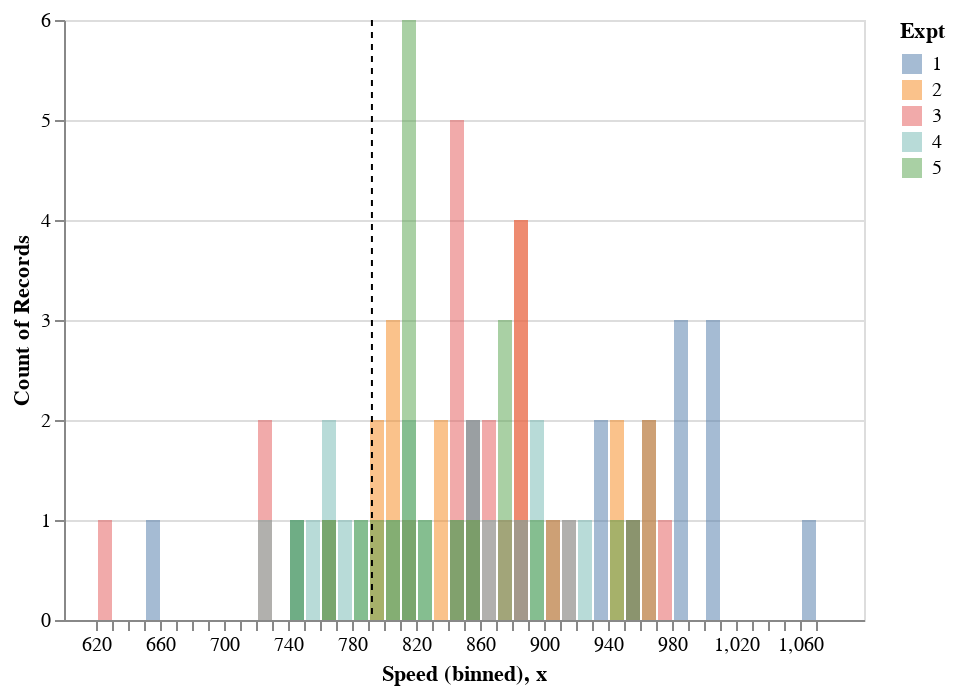

Notebook code cell kept with this figure:
### Code cell
glue('final_plot_categorical', final_plot_categorical, display=True)

### Figure 1 — Vega-Lite specification as saved in the notebook (floating-point values rounded to 4 significant figures)
{"config": {"view": {"continuousWidth": 400, "continuousHeight": 300}}, "layer": [{"data": {"name": "data-9505d6e8ffc0fbd66f1f70f18ab69d65"}, "mark": {"type": "bar", "opacity": 0.5}, "encoding": {"color": {"field": "Expt", "type": "nominal"}, "x": {"bin": {"maxbins": 50}, "field": "Speed", "type": "quantitative"}, "y": {"aggregate": "count", "stack": false, "type": "quantitative"}}}, {"data": {"name": "data-623ad424afb61a0fae69b38cf4c35612"}, "mark": {"type": "rule", "size": 1, "strokeDash": [3, 3]}, "encoding": {"x": {"field": "x", "type": "quantitative"}}}], "$schema": "https://vega.github.io/schema/vega-lite/v4.17.0.json", "datasets": {"data-9505d6e8ffc0fbd66f1f70f18ab69d65": [{"Expt": 1, "Run": 1, "Speed": 850}, {"Expt": 1, "Run": 2, "Speed": 740}, {"Expt": 1, "Run": 3, "Speed": 900}, {"Expt": 1, "Run": 4, "Speed": 1070}, {"Expt": 1, "Run": 5, "Speed": 930}, {"Expt": 1, "Run": 6, "Speed": 850}, {"Expt": 1, "Run": 7, "Speed": 950}, {"Expt": 1, "Run": 8, "Speed": 980}, {"Expt": 1, "Run": 9, "Speed": 980}, {"Expt": 1, "Run": 10, "Speed": 880}, {"Expt": 1, "Run": 11, "Speed": 1000}, {"Expt": 1, "Run": 12, "Speed": 980}, {"Expt": 1, "Run": 13, "Speed": 930}, {"Expt": 1, "Run": 14, "Speed": 650}, {"Expt": 1, "Run": 15, "Speed": 760}, {"Expt": 1, "Run": 16, "Speed": 810}, {"Expt": 1, "Run": 17, "Speed": 1000}, {"Expt": 1, "Run": 18, "Speed": 1000}, {"Expt": 1, "Run": 19, "Speed": 960}, {"Expt": 1, "Run": 20, "Speed": 960}, {"Expt": 2, "Run": 1, "Speed": 960}, {"Expt": 2, "Run": 2, "Speed": 940}, {"Expt": 2, "Run": 3, "Speed": 960}, {"Expt": 2, "Run": 4, "Speed": 940}, {"Expt": 2, "Run": 5, "Speed": 880}, {"Expt": 2, "Run": 6, "Speed": 800}, {"Expt": 2, "Run": 7, "Speed": 850}, {"Expt": 2, "Run": 8, "Speed": 880}, {"Expt": 2, "Run": 9, "Speed": 900}, {"Expt": 2, "Run": 10, "Speed": 840}, {"Expt": 2, "Run": 11, "Speed": 830}, {"Expt": 2, "Run": 12, "Speed": 790}, {"Expt": 2, "Run": 13, "Speed": 810}, {"Expt": 2, "Run": 14, "Speed": 880}, {"Expt": 2, "Run": 15, "Speed": 880}, {"Expt": 2, "Run": 16, "Speed": 830}, {"Expt": 2, "Run": 17, "Speed": 800}, {"Expt": 2, "Run": 18, "Speed": 790}, {"Expt": 2, "Run": 19, "Speed": 760}, {"Expt": 2, "Run": 20, "Speed": 800}, {"Expt": 3, "Run": 1, "Speed": 880}, {"Expt": 3, "Run": 2, "Speed": 880}, {"Expt": 3, "Run": 3, "Speed": 880}, {"Expt": 3, "Run": 4, "Speed": 860}, {"Expt": 3, "Run": 5, "Speed": 720}, {"Expt": 3, "Run": 6, "Speed": 720}, {"Expt": 3, "Run": 7, "Speed": 620}, {"Expt": 3, "Run": 8, "Speed": 860}, {"Expt": 3, "Run": 9, "Speed": 970}, {"Expt": 3, "Run": 10, "Speed": 950}, {"Expt": 3, "Run": 11, "Speed": 880}, {"Expt": 3, "Run": 12, "Speed": 910}, {"Expt": 3, "Run": 13, "Speed": 850}, {"Expt": 3, "Run": 14, "Speed": 870}, {"Expt": 3, "Run": 15, "Speed": 840}, {"Expt": 3, "Run": 16, "Speed": 840}, {"Expt": 3, "Run": 17, "Speed": 850}, {"Expt": 3, "Run": 18, "Speed": 840}, {"Expt": 3, "Run": 19, "Speed": 840}, {"Expt": 3, "Run": 20, "Speed": 840}, {"Expt": 4, "Run": 1, "Speed": 890}, {"Expt": 4, "Run": 2, "Speed": 810}, {"Expt": 4, "Run": 3, "Speed": 810}, {"Expt": 4, "Run": 4, "Speed": 820}, {"Expt": 4, "Run": 5, "Speed": 800}, {"Expt": 4, "Run": 6, "Speed": 770}, {"Expt": 4, "Run": 7, "Speed": 760}, {"Expt": 4, "Run": 8, "Speed": 740}, {"Expt": 4, "Run": 9, "Speed": 750}, {"Expt": 4, "Run": 10, "Speed": 760}, {"Expt": 4, "Run": 11, "Speed": 910}, {"Expt": 4, "Run": 12, "Speed": 920}, {"Expt": 4, "Run": 13, "Speed": 890}, {"Expt": 4, "Run": 14, "Speed": 860}, {"Expt": 4, "Run": 15, "Speed": 880}, {"Expt": 4, "Run": 16, "Speed": 720}, {"Expt": 4, "Run": 17, "Speed": 840}, {"Expt": 4, "Run": 18, "Speed": 850}, {"Expt": 4, "Run": 19, "Speed": 850}, {"Expt": 4, "Run": 20, "Speed": 780}, {"Expt": 5, "Run": 1, "Speed": 890}, {"Expt": 5, "Run": 2, "Speed": 840}, {"Expt": 5, "Run": 3, "Speed": 780}, {"Expt": 5, "Run": 4, "Speed": 810}, {"Expt": 5, "Run": 5, "Speed": 760}, {"Expt": 5, "Run": 6, "Speed": 810}, {"Expt": 5, "Run": 7, "Speed": 790}, {"Expt": 5, "Run": 8, "Speed": 810}, {"Expt": 5, "Run": 9, "Speed": 820}, {"Expt": 5, "Run": 10, "Speed": 850}, {"Expt": 5, "Run": 11, "Speed": 870}, {"Expt": 5, "Run": 12, "Speed": 870}, {"Expt": 5, "Run": 13, "Speed": 810}, {"Expt": 5, "Run": 14, "Speed": 740}, {"Expt": 5, "Run": 15, "Speed": 810}, {"Expt": 5, "Run": 16, "Speed": 940}, {"Expt": 5, "Run": 17, "Speed": 950}, {"Expt": 5, "Run": 18, "Speed": 800}, {"Expt": 5, "Run": 19, "Speed": 810}, {"Expt": 5, "Run": 20, "Speed": 870}], "data-623ad424afb61a0fae69b38cf4c35612": [{"x": 792.5}]}}
